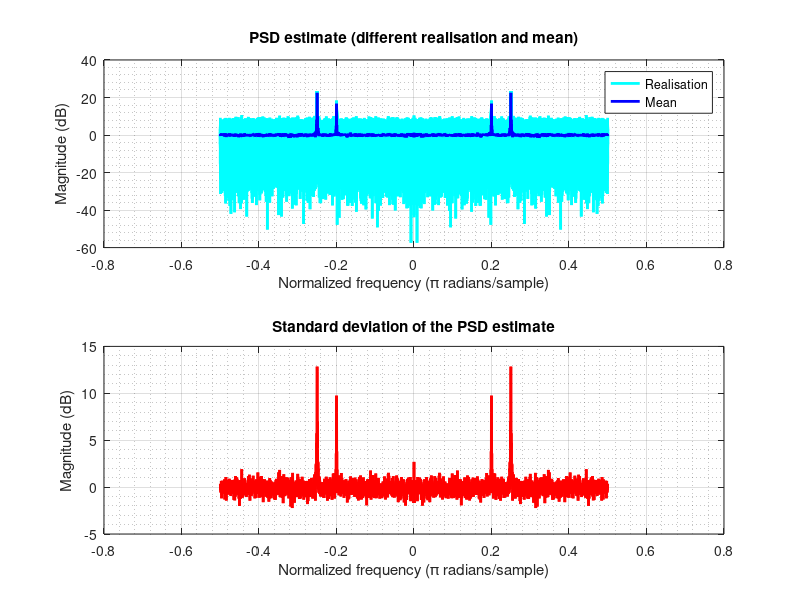

MATLAB code to generate this figure:
%% Task 1.3.c Correlation Estimation
% This task is to generate the PSD estimate of several realisations of a
% random process, and plot them in dB.
% Author: Junyu Yan
%--------------------------------------------------------------------------

clc;clear;close all;
%% Initialization
% The signal length
nSample = 2048;
% The normalized signal frequency
fs = 1;
% The sampling time
time = (0: nSample - 1) / fs;
% The number of realisation
nRe = 100;
% The frequency of sinusoidal signal
f_sine = [0.2, 0.25];
% The amplitude of sinusoidal signal
A_sin = [0.3, 0.6];
% The psd matrix of all realisation
psd_matrix = [];

%% Calculate the psd estimate and plot
subplot(2,1,1);
for iRe = 1:nRe
    % The noisy sinusoidal signal
    noisySin = A_sin(1)*sin(2*pi*f_sine(1)*time)+A_sin(2)*sin(2*pi*f_sine(2)*time)+wgn(1,nSample,0);
    [ACF_sin, lag_sin] = xcorr(noisySin,'biased');
    %Calculate the PSD
    psd_sin = real(fftshift(fft(ifftshift(ACF_sin))));
    % The normalized frequency with respect to ACF
    f_sin = lag_sin ./ (2 * nSample) * fs;
    F1=plot(f_sin,pow2db(psd_sin),'c','linewidth',2);
    hold on;
    psd_matrix = [psd_matrix;psd_sin];
end
psd_mean = mean(psd_matrix);
F2=plot(f_sin,pow2db(psd_mean),'b','linewidth',2);
grid on; grid minor;
title('PSD estimate (different realisation and mean)');
xlabel('Normalized frequency (\pi radians/sample)');
ylabel('Magnitude (dB)');
legend([F1,F2],'Realisation','Mean');

%% The standard deviation
subplot(2,1,2);
psd_std = std(psd_matrix);
plot(f_sin,pow2db(psd_std),'r','linewidth',2);
grid on; grid minor;
title('Standard deviation of the PSD estimate');
xlabel('Normalized frequency (\pi radians/sample)');
ylabel('Magnitude (dB)');